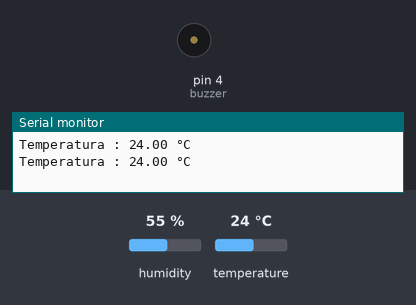
A sketch run on a simulated Arduino Uno, built with avr-gcc and run on an emulated ATmega328P. On the bench: buzzer (waves = sounding, pin HIGH), the last lines printed to the serial monitor. The test bench sets the inputs (shaded band); at power-on: temperature 24 °C, humidity 55 %.

Above: at 2.8 s.
2.9 s: temperature set to 22 °C
6.2 s: temperature set to 19 °C
At 9.7 s:
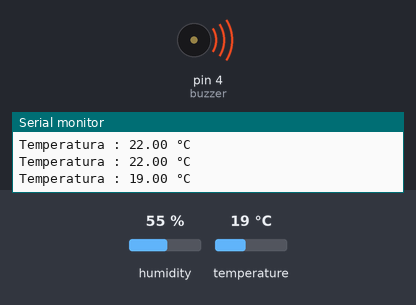
10.6 s: temperature set to 28 °C
At 14.3 s:
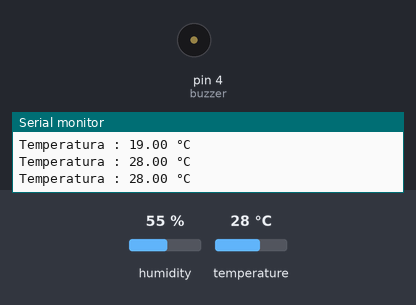
14.6 s: temperature set to 12 °C
At 18.2 s:
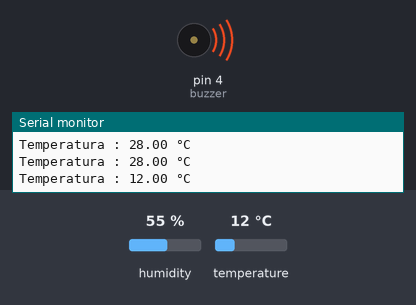
Timing chart, 0 to 19.7 s (numbered marks = the images above; inputs shaded):
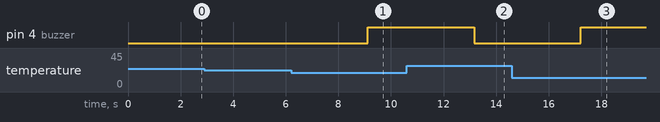

The sketch:

temperatura.ino
```cpp
#include <DHT.h>

#define DHTPIN 5     // Pin al que está conectado el sensor DHT11
#define DHTTYPE DHT11   // Define el tipo de sensor DHT

DHT dht(DHTPIN, DHTTYPE);

int buzzer = 4;

void setup() {
  pinMode(buzzer, OUTPUT);
  Serial.begin(9600); // Inicializar la comunicación serial
  dht.begin(); // Inicializar el sensor DHT11
}

void loop() {
  float temperatura = dht.readTemperature(); // Leer la temperatura en grados Celsius

  // Verificar si hubo un error al leer el sensor
  if (isnan(temperatura)) {
    Serial.println("Error al leer del sensor DHT11!");
    return;
  }

  delay(1000); // Espera de un segundo entre lecturas
  Serial.print("Temperatura : ");
  Serial.print(temperatura);
  Serial.println(" °C"); // Imprimir la temperatura en el monitor serial

  if (temperatura <= 20) {
    digitalWrite(buzzer, HIGH);
  } else {
    digitalWrite(buzzer, LOW); // Apagar el buzzer si la temperatura es mayor a 20
  }
}
```

Measured:
- the behaviour switches between 21 and 20 °C on temperature (found by bisection; images 0 and 1)
- after the input at 6.2 s, pin 4 (buzzer): LOW → HIGH after 2.9 s
- after the input at 10.6 s, pin 4 (buzzer): HIGH → LOW after 2.6 s
- after the input at 14.6 s, pin 4 (buzzer): LOW → HIGH after 2.6 s
